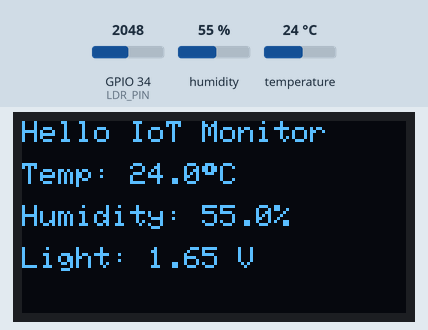
Simulated run of this program. Board: ESP32. On the bench: 128×64 one-colour display. The test bench sets the inputs (shaded band); at power-on: humidity 55 %, GPIO 34 (LDR_PIN) = 2048, temperature 24 °C. What the program prints to the serial monitor is not drawn.

Above: at 3.2 s.
3.3 s: humidity set to 22 %
At 4.8 s:
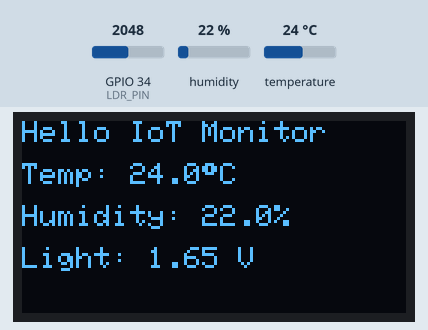
6.0 s: GPIO 34 (LDR_PIN) set to 2866
At 6.5 s:
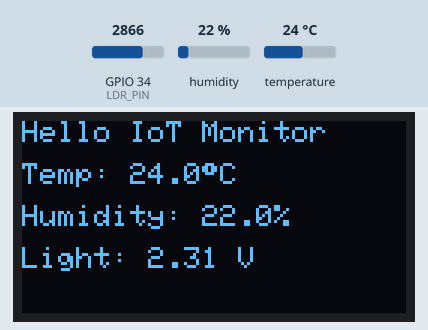
8.7 s: temperature set to 12 °C
At 10.9 s:
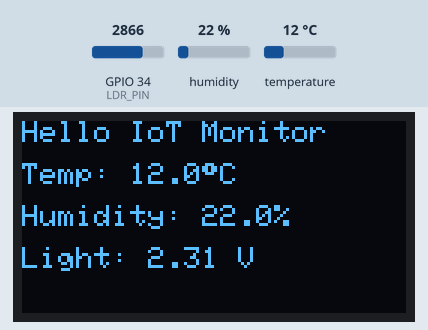
11.7 s: GPIO 34 (LDR_PIN) set to 3603
At 13.7 s:
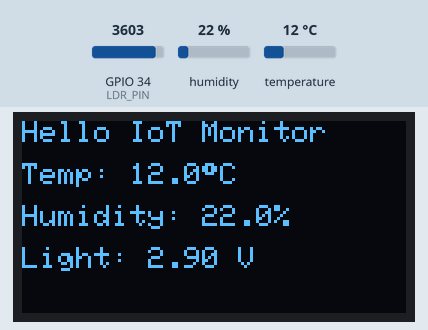
14.4 s: humidity set to 40 %
At 16.9 s:
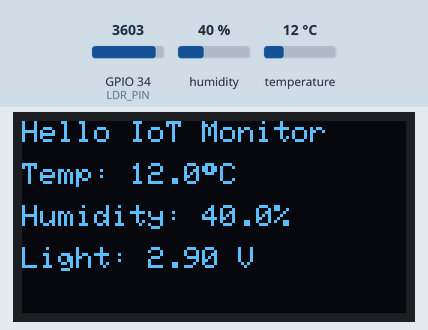
17.8 s: GPIO 34 (LDR_PIN) set to 4095
At 19.7 s:
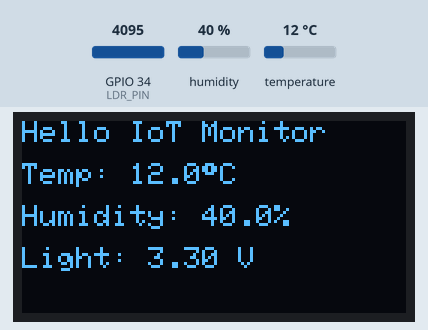
Timing chart, 0 to 21.2 s (numbered marks = the images above; inputs shaded):
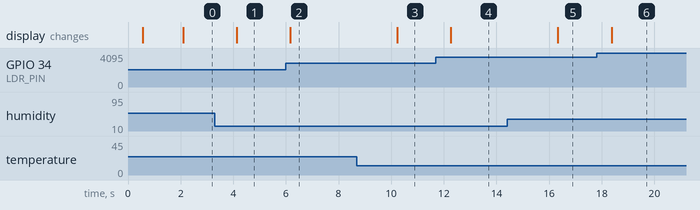

The program:

main.cpp
```cpp
// Ayesha
// 23-NTU-CS-1020

#include <Arduino.h>
#include <Wire.h>
#include <Adafruit_GFX.h>
#include <Adafruit_SSD1306.h>
#include <DHT.h>

// --- Pin configuration ---
#define LDR_PIN 34        // LDR analog input pin
#define DHTPIN 14         // DHT22 data pin
#define DHTTYPE DHT22     // Change to DHT11 if needed
#define SDA_PIN 21        // OLED SDA
#define SCL_PIN 22        // OLED SCL

// --- OLED setup ---
#define SCREEN_WIDTH 128
#define SCREEN_HEIGHT 64
Adafruit_SSD1306 display(SCREEN_WIDTH, SCREEN_HEIGHT, &Wire, -1);

// --- DHT sensor setup ---
DHT dht(DHTPIN, DHTTYPE);

// --- Setup ---
void setup() {
  Serial.begin(115200);
  Serial.println("ESP32 Sensor Monitor");

  // Initialize I2C for OLED
  Wire.begin(SDA_PIN, SCL_PIN);
  delay(500);  // give time to OLED to power up

  // Initialize OLED
  if (!display.begin(SSD1306_SWITCHCAPVCC, 0x3C)) {
    Serial.println("SSD1306 allocation failed!");
    for (;;);
  }

  // Initialize DHT
  dht.begin();

  // Initial OLED message
  display.clearDisplay();
  display.setTextColor(SSD1306_WHITE);
  display.setTextSize(1);
  display.setCursor(0, 0);
  display.println("Initializing Sensors...");
  display.display();
  delay(1500);
}

// --- Main loop ---
void loop() {
  // Read LDR value
  int adcValue = analogRead(LDR_PIN);
  float voltage = (adcValue / 4095.0) * 3.3;

  // Read DHT22 values
  float temperature = dht.readTemperature();
  float humidity = dht.readHumidity();

  // Check for DHT errors
  if (isnan(temperature) || isnan(humidity)) {
    Serial.println("Error reading DHT22 sensor!");
    display.clearDisplay();
    display.setTextSize(1);
    display.setCursor(0, 0);
    display.println("Sensor Error!");
    display.display();
    delay(2000);
    return;
  }

  // Print values on Serial Monitor
  Serial.println("====================================");
  Serial.printf("LDR ADC: %d  |  Voltage: %.2f V\n", adcValue, voltage);
  Serial.printf("Temp: %.2f °C  |  Humidity: %.2f %%\n", temperature, humidity);

  // Display all readings on OLED
  display.clearDisplay();
  display.setTextSize(1);
  display.setCursor(0, 0);
  display.println("Hello IoT Monitor");

  display.setCursor(0, 14);
  display.print("Temp: ");
  display.print(temperature, 1);
  display.write(247); // ° symbol
  display.println("C");

  display.setCursor(0, 28);
  display.print("Humidity: ");
  display.print(humidity, 1);
  display.println("%");

  display.setCursor(0, 42);
  display.print("Light: ");
  display.print(voltage, 2);
  display.println(" V");

  display.display();

  delay(2000); // Update every 2 seconds
}
```

Measured:
- after the input at 3.3 s, the display: changes after 0.83 s (image 1)
- after the input at 6.0 s, the display: changes after 0.16 s (image 2)
- after the input at 8.7 s, the display: changes after 1.5 s (image 3)
- after the input at 11.7 s, the display: changes after 0.57 s (image 4)
- after the input at 14.4 s, the display: changes after 1.9 s (image 5)
- after the input at 17.8 s, the display: changes after 0.57 s (image 6)
